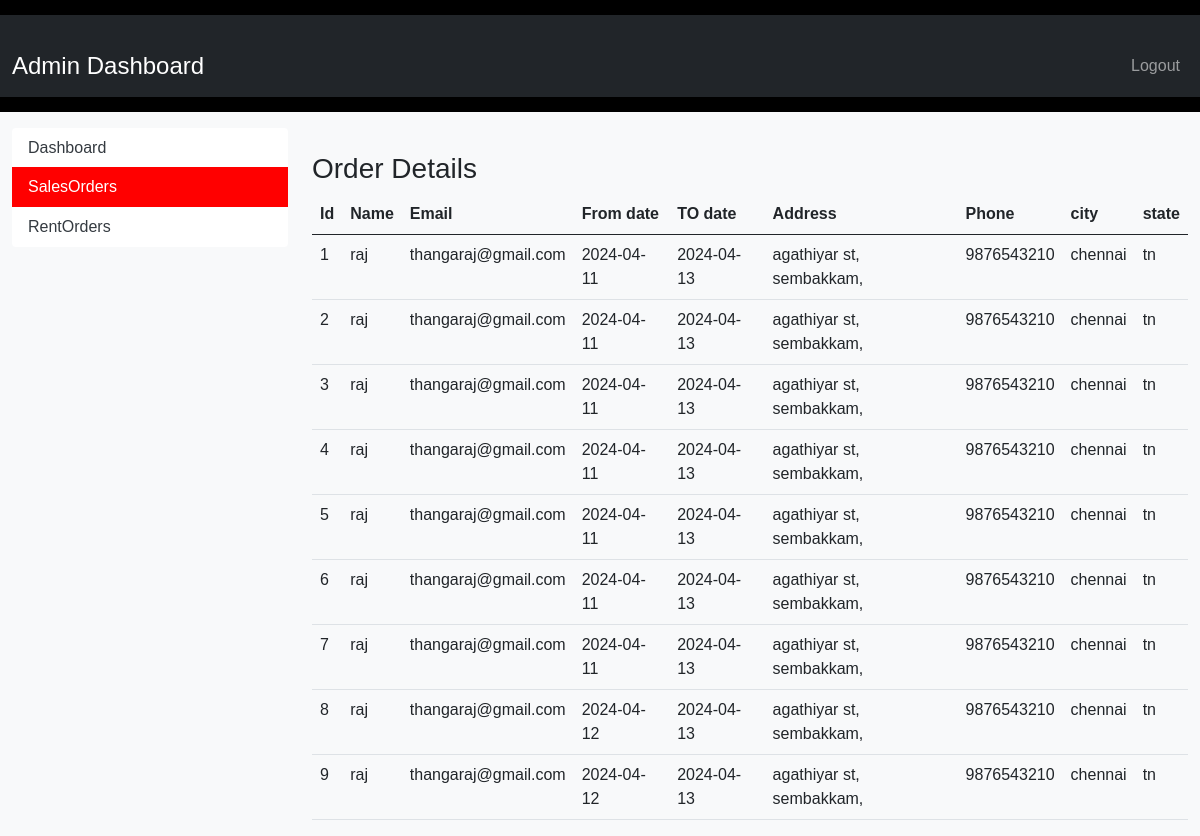
/order, run on the app's committed database.
### tables this page shows
CREATE TABLE orders (
                    id INTEGER PRIMARY KEY AUTOINCREMENT,
                    name TEXT,
                    email TEXT,
                    fdate DATE,
                    tdate DATE,
                    address TEXT,
                    phone TEXT,
                    city TEXT,
                    state TEXT
                );

### app.py (the view)
@app.route('/order')
def aorders():
    conn = sqlite3.connect('admin.db')
    cursor = conn.cursor()
    cursor.execute("SELECT id,name, email, fdate, tdate, address, phone, city, state FROM orders")
    order_data = cursor.fetchall()
    conn.close()
    return render_template('order.html',order_data=order_data)

### templates/order.html (shortened to what this page needs)
<!DOCTYPE html>
<html lang="en">
<head>
    <link href="https://cdn.jsdelivr.net/npm/bootstrap@5.0.2/dist/css/bootstrap.min.css" rel="stylesheet">
    <link rel="stylesheet" href="{{ url_for('static', filename='admin.css') }}">
</head>
<body>
    <header>
        <nav class="navbar navbar-expand-lg navbar-dark bg-dark">
            <div class="container-fluid">
                <a class="navbar-brand" href="#">Admin Dashboard</a>
                <div class="collapse navbar-collapse" id="navbarNav">
                    <ul class="navbar-nav ms-auto">
                        <li class="nav-item">
                            <a class="nav-link" href="admin">Logout</a>
                        </li>
                    </ul>
                </div>
            </div>
        </nav>
    </header>
    <div class="container-fluid mt-3">
        <div class="row">
            <div class="col-md-3">
                <div class="list-group">
                    <a href="/admin" class="list-group-item list-group-item-action">Dashboard</a>
                    <a href="/cartorder" class="list-group-item list-group-item-action active">SalesOrders</a>
                    <a href="/order" class="list-group-item list-group-item-action">RentOrders</a>
                </div>
            </div>
            <div class="col-md-9">
                <div class="mt-4">
                    <h3>Order Details</h3>
                    <table class="table">
                        <thead>
                            <tr>
                                <th>Id</th>
                                <th>Name</th>
                                <th>Email</th>
                                <th>From date</th>
                                <th>TO date</th>
                                <th>Address</th>
                                <th>Phone</th>
                                <th>city</th>
                                <th>state</th>
                            </tr>
                        </thead>
                        <tbody>
                            {% for row in order_data %}
                            <tr>
                                <td>{{ row[0] }}</td>
                                <td>{{ row[1] }}</td>
                                <td>{{ row[2] }}</td>
                                <td>{{ row[3] }}</td>
                                <td>{{ row[4] }}</td>
                                <td>{{ row[5] }}</td>
                                <td>{{ row[6] }}</td>
                                <td>{{ row[7] }}</td>
                                <td>{{ row[8] }}</td>
                            </tr>
                            {% endfor %}
                        </tbody>
                    </table>
                </div>
            </div>
        </div>
    </div>
</body>
</html>

### static/admin.css (style rules this page uses)
body { font-family: Arial, sans-serif; background-color: #f8f9fa; }
header { background-color: #000000; padding: 15px 0; }
header .navbar-brand { font-size: 1.5rem; }
.navbar-nav .nav-link { color: #ffffff; }
.container-fluid { margin-top: 20px; }
.list-group-item { background-color: #ffffff; color: #343a40; border: none; }
.list-group-item.active { background-color: #ff0000; color: #ffffff; border-color: #007bff; }

### data on the page
orders: id "1", name "raj", email "thangaraj@gmail.com", fdate "2024-04-11", tdate "2024-04-13", address "agathiyar st, sembakkam,", phone "9876543210", city "chennai", state "tn"
orders: id "2", name "raj", email "thangaraj@gmail.com", fdate "2024-04-11", tdate "2024-04-13", address "agathiyar st, sembakkam,", phone "9876543210", city "chennai", state "tn"
orders: id "3", name "raj", email "thangaraj@gmail.com", fdate "2024-04-11", tdate "2024-04-13", address "agathiyar st, sembakkam,", phone "9876543210", city "chennai", state "tn"
orders: id "4", name "raj", email "thangaraj@gmail.com", fdate "2024-04-11", tdate "2024-04-13", address "agathiyar st, sembakkam,", phone "9876543210", city "chennai", state "tn"
orders: id "5", name "raj", email "thangaraj@gmail.com", fdate "2024-04-11", tdate "2024-04-13", address "agathiyar st, sembakkam,", phone "9876543210", city "chennai", state "tn"
orders: id "6", name "raj", email "thangaraj@gmail.com", fdate "2024-04-11", tdate "2024-04-13", address "agathiyar st, sembakkam,", phone "9876543210", city "chennai", state "tn"
orders: id "7", name "raj", email "thangaraj@gmail.com", fdate "2024-04-11", tdate "2024-04-13", address "agathiyar st, sembakkam,", phone "9876543210", city "chennai", state "tn"
orders: id "8", name "raj", email "thangaraj@gmail.com", fdate "2024-04-12", tdate "2024-04-13", address "agathiyar st, sembakkam,", phone "9876543210", city "chennai", state "tn"
orders: id "9", name "raj", email "thangaraj@gmail.com", fdate "2024-04-12", tdate "2024-04-13", address "agathiyar st, sembakkam,", phone "9876543210", city "chennai", state "tn"
